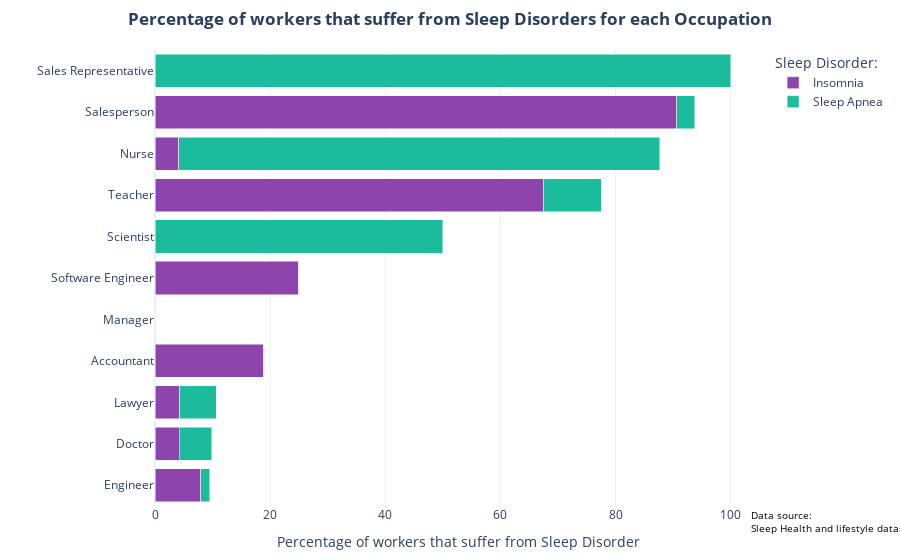

Source (notebook cell):
### Code cell
fig = px.bar(disorder_percentages, x='Percentage', y='Occupation', color='Sleep Disorder', 
             title='<b>Percentage of workers that suffer from Sleep Disorders for each Occupation<b>',
             labels={'Sleep Disorder': 'Sleep Disorder', 'Percentage': 'Percentuale'},
             color_discrete_map={'Insomnia': '#8e44ad', 'Sleep Apnea': '#1abc9c'},
             orientation='h')


# Migliora la leggibilità
fig.update_layout(
    barmode='stack',  
    yaxis={'categoryorder': 'total ascending'},  
    xaxis_title='Percentage of workers that suffer from Sleep Disorder',
    yaxis_title='',
    legend_title='Sleep Disorder:',
    template='plotly_white', 
    margin=dict(l=120, r=20, t=50, b=50),
    title_x=0.5
)


fig.update_traces(
    hovertemplate="<b>Sleep Disorder:%{color_discrete_sequence} <b>Percentuale:</b> %{x:.2f}%"
)


fig.add_annotation(
    x=0.98,  
    y=0,  
    text="Data source:<br>Sleep Health and lifestyle dataset", 
    showarrow=False,  
    font=dict(size=10, color="black"),  
    align="left",  
    xanchor="left",  
    yanchor="top",  
    xref="paper", 
    yref="paper",  
)


for trace in fig.data:
    trace.customdata = disorder_percentages[disorder_percentages['Sleep Disorder'] == trace.name]['Sleep Disorder']
    trace.hovertemplate = '%{customdata}<br>%{x:.2f}%'
    trace.hoverlabel = {'namelength':0}



fig.show()

### Figure 1 — Plotly figure (JSON) as saved in the notebook; plotly's stock layout.template omitted (floating-point values rounded to 4 significant figures)
{"data": [{"customdata": ["Insomnia", "Insomnia", "Insomnia", "Insomnia", "Insomnia", "Insomnia", "Insomnia", "Insomnia", "Insomnia", "Insomnia", "Insomnia"], "hoverlabel": {"namelength": 0}, "hovertemplate": "%{customdata}<br>%{x:.2f}%", "legendgroup": "Insomnia", "marker": {"color": "#8e44ad", "pattern": {"shape": ""}}, "name": "Insomnia", "orientation": "h", "showlegend": true, "textposition": "auto", "type": "bar", "x": [18.92, 4.225, 7.937, 4.255, NaN, 4.11, 0.0, 90.62, 0.0, 25.0, 67.5], "xaxis": "x", "y": ["Accountant", "Doctor", "Engineer", "Lawyer", "Manager", "Nurse", "Sales Representative", "Salesperson", "Scientist", "Software Engineer", "Teacher"], "yaxis": "y"}, {"customdata": ["Sleep Apnea", "Sleep Apnea", "Sleep Apnea", "Sleep Apnea", "Sleep Apnea", "Sleep Apnea", "Sleep Apnea", "Sleep Apnea", "Sleep Apnea", "Sleep Apnea", "Sleep Apnea"], "hoverlabel": {"namelength": 0}, "hovertemplate": "%{customdata}<br>%{x:.2f}%", "legendgroup": "Sleep Apnea", "marker": {"color": "#1abc9c", "pattern": {"shape": ""}}, "name": "Sleep Apnea", "orientation": "h", "showlegend": true, "textposition": "auto", "type": "bar", "x": [0.0, 5.634, 1.587, 6.383, NaN, 83.56, 100.0, 3.125, 50.0, 0.0, 10.0], "xaxis": "x", "y": ["Accountant", "Doctor", "Engineer", "Lawyer", "Manager", "Nurse", "Sales Representative", "Salesperson", "Scientist", "Software Engineer", "Teacher"], "yaxis": "y"}], "layout": {"annotations": [{"align": "left", "font": {"color": "black", "size": 10}, "showarrow": false, "text": "Data source:<br>Sleep Health and lifestyle dataset", "x": 0.98, "xanchor": "left", "xref": "paper", "y": 0, "yanchor": "top", "yref": "paper"}], "barmode": "stack", "legend": {"title": {"text": "Sleep Disorder:"}, "tracegroupgap": 0}, "margin": {"b": 50, "l": 120, "r": 20, "t": 50}, "title": {"text": "<b>Percentage of workers that suffer from Sleep Disorders for each Occupation<b>", "x": 0.5}, "xaxis": {"anchor": "y", "domain": [0, 1], "title": {"text": "Percentage of workers that suffer from Sleep Disorder"}}, "yaxis": {"anchor": "x", "categoryorder": "total ascending", "domain": [0, 1], "title": {"text": ""}}}}
